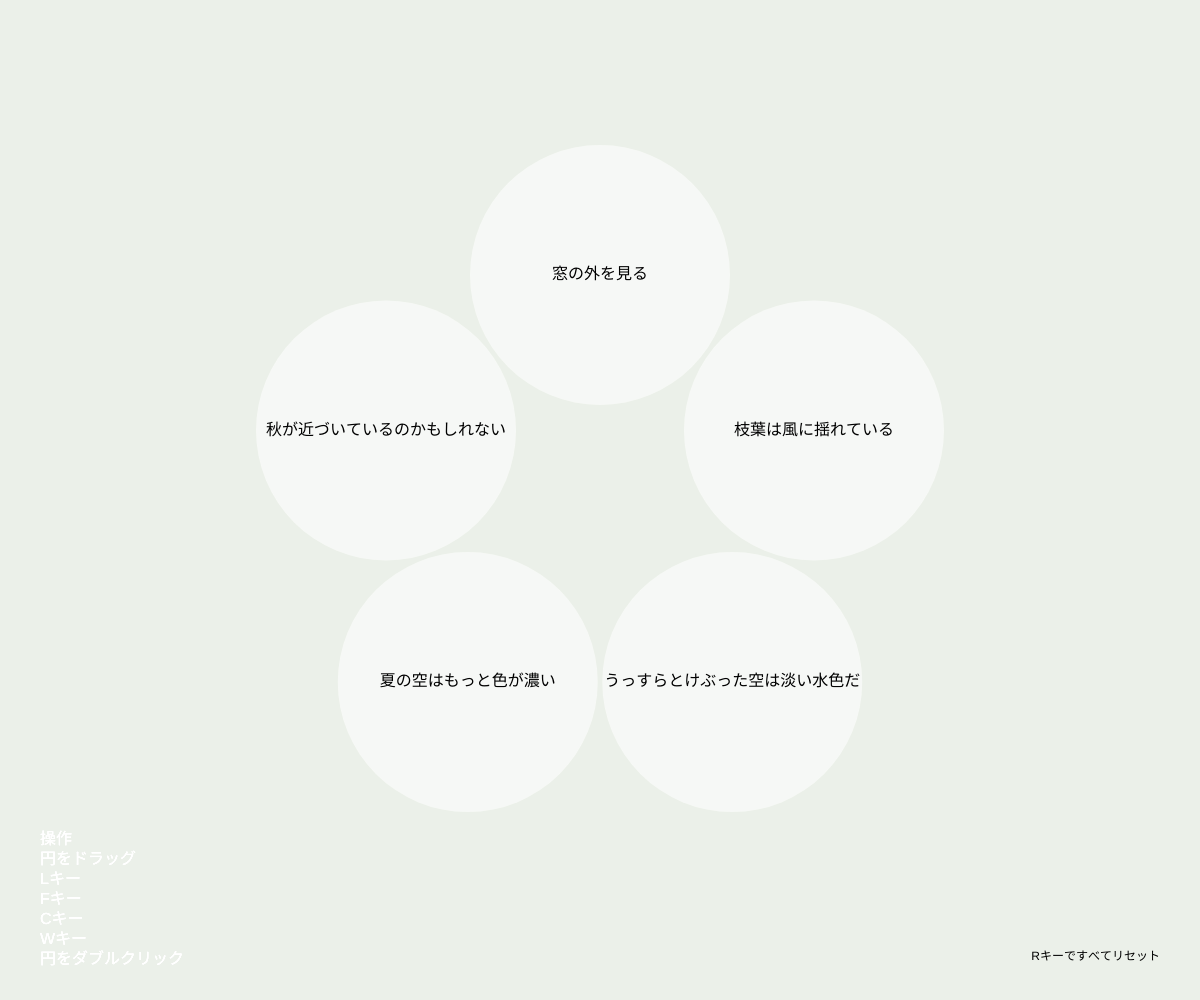
Frame 1 (no input)
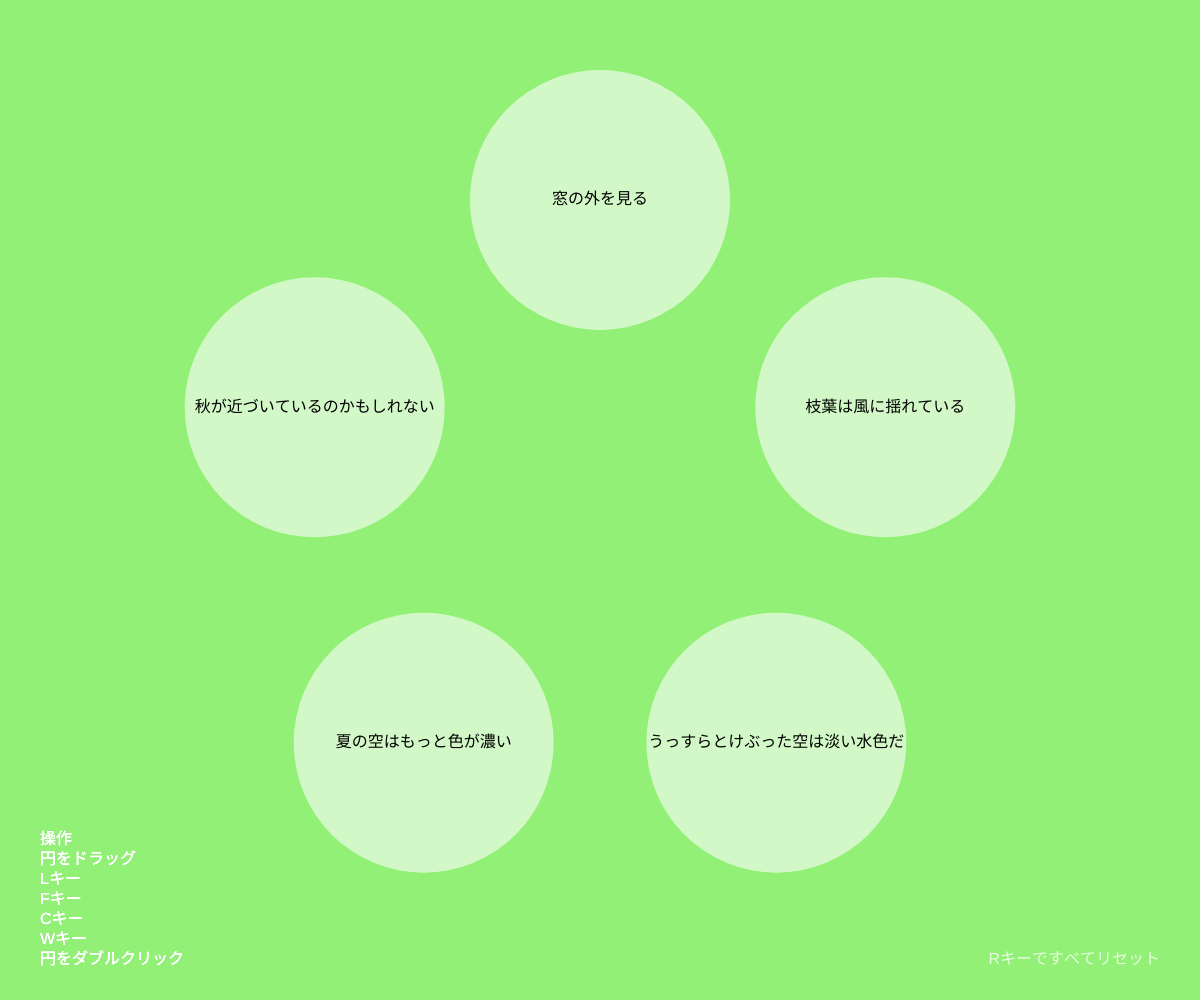
Frame 60 (no input)
Frame 120 (the mouse pressed at the canvas centre since frame 60): identical to frame 60, image omitted

The p5.js sketch that drew these frames (run headless with seeded random() and noise() and a simulated clock; from frame 60 on, the mouse is pressed at the canvas centre):

// p5.js sketch
// ── sketch.js
class ParentCircle {
  constructor(x, y, text, childTexts, id) {
    this.x = x;
    this.y = y;
    this.text = text;
    this.r = 130;
    this.children = childTexts.map((t) => new ChildCircle(t));
    this.id = id; // ★追加：初期番号を保持

    this.originalText = text; // ←元テキストを保存
    this.originalChildTexts = childTexts.slice();
    // 初期テキストを子円から生成
    this.updateTextFromChildren();
  }

  updateTextFromChildren() {
    // 子円の text をつなげて親円の text にする
    this.text = this.children.map((c) => c.text).join("");
  }

  display() {
    noStroke();
    fill(255, 255, 255, 150);
    ellipse(this.x, this.y, this.r * 2);
    fill(0);
    textAlign(CENTER, CENTER);
    textSize(16);
    if (textWidth(this.text) > 260) {
      textSize(15);
    }
    text(this.text, this.x, this.y);
  }

  display2() {
    noStroke();
    fill(255, 255, 255, 150);
    ellipse(this.x, this.y, this.r * 2, this.r);
    fill(0);
    textAlign(CENTER, CENTER);
    textSize(16);
    if (textWidth(this.text) > 260) {
      textSize(15);
    }
    text(this.text, this.x, this.y);
  }

  moveTo(targetX, targetY, speed = 0.1) {
    this.x += (targetX - this.x) * speed;
    this.y += (targetY - this.y) * speed;
  }

  reset() {
    // 元の子テキストで子円をリセット
    for (let i = 0; i < this.children.length; i++) {
      this.children[i].text = this.originalChildTexts[i];
      this.children[i].x = width / 2;
      this.children[i].y = height / 2;
      this.children[i].visible = false;
    }
    // 親テキストも更新
    this.updateTextFromChildren();
  }
}

class ChildCircle {
  constructor(text) {
    this.x = width / 2;
    this.y = height / 2;
    this.r = 110;
    this.text = text;
    this.visible = false; // 表示フラグ
    this.menuVisible = false;

    this.targetX = this.x;
    this.targetY = this.y;
  }

  display() {
    if (!this.visible) return;
    noStroke();
    fill(100, 150, 200, 200);
    ellipse(this.x, this.y, this.r * 2);
    fill(0);
    textAlign(CENTER, CENTER);
    text(this.text, this.x, this.y);

    // ★メニュー表示
    if (this.menuVisible) {
      let bx = this.x + this.r + 50;
      let by = this.y;
      let br = 25;

      // 上（削除）
      fill(255, 100, 100);
      ellipse(bx, by - 50, br * 2);
      text("×", bx, by - 50);

      // 中（追加）
      fill(100, 255, 100);
      ellipse(bx, by, br * 2);
      text("+", bx, by);

      // 下（編集）
      fill(100, 100, 255);
      ellipse(bx, by + 50, br * 2);
      text("✎", bx, by + 50);
    }
  }

  moveTo(targetX, targetY, speed = 0.1) {
    this.x += (targetX - this.x) * speed;
    this.y += (targetY - this.y) * speed;
  }
}

let parents = [];
let originalParents = []; // 初期状態のコピー

let N = 5;
let activeParent = null;
let layoutMode = "polygon";
let lastBgColor;
let dragging = null; // 掴んでいる親円
let offsetX = 0;
let offsetY = 0;

let draggingChild = null;
let childOffsetX = 0;
let childOffsetY = 0;

let editingChild = null; // 編集対象の子円

let showTextWindow = false; // ウィンドウ表示フラグ
let textLines = []; // 表示済みの行
let currentLine = 0; // 今表示している親円の番号
let fullLine = ""; // 現在タイプ中の行
let typedLine = ""; // タイプ済みの文字列
let charIndex = 0; // 現在の文字インデックス
let typingSpeed = 2; // 何フレームごとに1文字追加するか
let typingCounter = 0; // スピード調整カウンタ
let finishedLine = false; // 1行打ち終わったかどうか
let waitCounter = 0; // 行表示後の待機時間カウンタ
let waitTime = 60; // 待機時間（フレーム数, 60=約1秒）
let historyTexts = []; // ✅ 打ち終わった行を保存

let textData = [
  {
    text: "親１",
    children: ["窓の", "外を", "見る"],
  },
  {
    text: "親２",
    children: ["枝葉は", "風に", "揺れている"],
  },
  {
    text: "親３",
    children: ["うっすらと", "けぶった", "空は", "淡い", "水色だ"],
  },
  {
    text: "親４",
    children: ["夏の", "空は", "もっと", "色が", "濃い"],
  },
  {
    text: "親５",
    children: ["秋が", "近づいて", "いるのかもしれない"],
  },
];
let textData2 = [
  { text: "親A", children: ["いちごは", "栃木の", "名産品だ"] },
  { text: "親B", children: ["内陸型の", "気候が", "栽培に", "適している"] },
  { text: "親C", children: ["植物の", "甘みは", "寒暖差によって", "生まれる"] },
  {
    text: "親D",
    children: ["比熱が", "小さい", "大地は", "寒暖差を", "生みやすい"],
  },
  { text: "親E", children: ["内陸県だからこそ", "発展した", "産業だ"] },
];
let textData3 = [
  { text: "親α", children: ["糸の", "目は", "感情を", "表に", "出しにくい"] },
  { text: "親β", children: ["私は", "その目に", "憧れを", "抱く"] },
  {
    text: "親γ",
    children: ["私の", "目は", "大きく", "感情が", "表に", "出やすい"],
  },
  {
    text: "親δ",
    children: [
      "この間は",
      "落胆を",
      "隠しきれず",
      "恥ずかしい",
      "思いを",
      "した",
    ],
  },
  { text: "親ε", children: ["来世は", "糸の目に", "生まれたいと", "思う"] },
];
let currentSample = 0;
let samples = [textData, textData2, textData3];

let originalTextData = []; // 初期状態コピー用
let originalTextData2 = []; // 初期状態コピー用]
let originalTextData3 = []; // 初期状態コピー用

function setup() {
  lastBgColor = color(240); // 最後の背景色を保持
  createCanvas(windowWidth, windowHeight);
  originalTextData = JSON.parse(JSON.stringify(textData));
  originalTextData2 = JSON.parse(JSON.stringify(textData2));
  originalTextData3 = JSON.parse(JSON.stringify(textData3));

  let cx = width / 2;
  let cy = height / 2;
  let radius = 200;

  for (let i = 0; i < N; i++) {
    let angle = (TWO_PI * i) / N - HALF_PI;
    let x = cx + cos(angle) * radius;
    let y = cy + sin(angle) * radius;

    // ✅ ParentCircle を生成
    let parent = new ParentCircle(
      x,
      y,
      textData[i].text, // 親のテキスト
      textData[i].children, // 子のテキスト配列
      i,
    );

    parent.updateTextFromChildren();

    parents.push(parent);
  }

  // setup() の最後で
  originalParents = parents.slice();
}

function draw() {
  // 多角形上の親円の色を計算
  if (layoutMode === "polygon" && activeParent === null) {
    updateBgByOrder();
  }
  background(lastBgColor);

  let rkey = "Rキーですべてリセット";
  text(rkey, width - 40 - textWidth(rkey), height - 40);

  if (activeParent === null) {
    for (let i = 0; i < parents.length; i++) {
      let p = parents[i];

      let targetX, targetY;

      if (layoutMode === "polygon") {
        // 多角形上に配置
        let angle = (TWO_PI * i) / N - HALF_PI;
        targetX = width / 2 + cos(angle) * 300;
        targetY = height / 2 + sin(angle) * 300;
      } else if (layoutMode === "line") {
        // 一直線上に配置
        let spacing = 260; // 円の間隔
        targetX = width / 2 - ((N - 1) / 2) * spacing + i * spacing;
        targetY = height / 2;
      } else if (layoutMode === "line2") {
        let spacing = 130;
        targetX = width / 3;
        targetY = height / 2 - ((N - 1) / 2) * spacing + i * spacing;
      }

      if (p !== dragging) {
        let speed = activeParent === null ? 0.25 : 0.1; // ★戻すときだけ早く
        p.moveTo(targetX, targetY, speed);
      }
      // 子円は中央に隠す
      for (let c of p.children) {
        c.visible = false;
        c.moveTo(width / 2, height / 2);
      }

      if (layoutMode === "polygon" || layoutMode === "line") {
        p.display();
        let instractions = [
          "円をダブルクリック",
          "Wキー",
          "Cキー",
          "Fキー",
          "Lキー",
          "円をドラッグ",
          "操作",
        ];
        for (let i = instractions.length - 1; i >= 0; i--) {
          textAlign(LEFT, CENTER);
          textSize(16);
          noStroke();
          fill(255, 200);
          text(instractions[i], 40, height - 40 - i * 20);
        }
      } else if (layoutMode === "line2") {
        p.display2();
        let instractions = ["Fキー", "Lキー", "Cキー", "円をドラッグ", "操作"];
        for (let i = instractions.length - 1; i >= 0; i--) {
          textAlign(LEFT, CENTER);
          textSize(16);
          noStroke();
          fill(255, 200);
          text(instractions[i], 40, height - 40 - i * 20);
        }
      }
    }
  } else if (layoutMode === "detail" && activeParent) {
    // 親円を左側に
    activeParent.moveTo(width / 4, height / 2);
    activeParent.display();

    // 子円を中央に縦並び
    let spacing = 160;
    for (let i = 0; i < activeParent.children.length; i++) {
      let c = activeParent.children[i];
      c.visible = true;
      c.moveTo(
        width / 2,
        height / 2 -
          ((activeParent.children.length - 1) / 2) * spacing +
          i * spacing,
      );
      c.display();
    }

    let instractions = [
      "Wキー",
      "Dキー",
      "青ボタン：テキストを編集",
      "緑ボタン：円を追加",
      "赤ボタン：円を消去",
      "並んだ円をダブルクリック",
      "操作",
    ];
    for (let i = instractions.length - 1; i >= 0; i--) {
      textAlign(LEFT, CENTER);
      textSize(16);
      noStroke();
      fill(255, 200);
      text(instractions[i], 40, height - 40 - i * 20);
    }
  } else {
    // アクティブな親円だけ中央へ
    for (let p of parents) {
      if (p === activeParent) {
        p.moveTo(width / 2, height / 2);

        // 子円を展開
        let M = p.children.length;
        let r = 300;
        for (let i = 0; i < M; i++) {
          let angle = (TWO_PI * i) / M - HALF_PI;
          let tx = width / 2 + cos(angle) * r;
          let ty = height / 2 + sin(angle) * r;

          let c = p.children[i];
          c.visible = true;

          // ドラッグ中でなければ整列させる
          if (c !== draggingChild) {
            c.moveTo(tx, ty);
          }

          c.display();
        }
      } else {
        // 他の親円は画面外へ
        let dx = p.x - width / 2;
        let dy = p.y - height / 2;
        let farX = width / 2 + dx * 1.2;
        let farY = height / 2 + dy * 1.2;
        p.moveTo(farX, farY);

        // 子円は非表示
        for (let c of p.children) {
          c.visible = false;
        }
      }

      p.display();
    }
    let instractions = [
      "Wキー",
      "Dキー",
      "中央の円をダブルクリック",
      "周囲の円をドラッグ",
      "操作",
    ];
    for (let i = instractions.length - 1; i >= 0; i--) {
      textAlign(LEFT, CENTER);
      textSize(16);
      noStroke();
      fill(255, 200);
      text(instractions[i], 40, height - 40 - i * 20);
    }
  }
  if (showTextWindow) {
    drawTextWindow();
  }
}

function doubleClicked() {
  if (activeParent && layoutMode === "detail") {
    for (let c of activeParent.children) {
      let d = dist(mouseX, mouseY, c.x, c.y);
      if (d < c.r) {
        c.menuVisible = true;
        return;
      }
    }
  } else {
    for (let p of parents) {
      let d = dist(mouseX, mouseY, p.x, p.y);
      if (d < p.r) {
        if (activeParent === p) {
          activeParent = null; // もう一度ダブルクリックで戻す
        } else {
          activeParent = p;
        }
      }
    }
  }
}

function mousePressed() {
  if (activeParent && layoutMode === "detail") {
    for (let i = 0; i < activeParent.children.length; i++) {
      let c = activeParent.children[i];
      if (!c.menuVisible) continue;

      let bx = c.x + c.r + 50;
      let by = c.y;
      let br = 25;

      // --- 上：削除 ---
      if (dist(mouseX, mouseY, bx, by - 50) < br) {
        activeParent.children.splice(i, 1);
        activeParent.updateTextFromChildren();
        c.menuVisible = false;
        return;
      } else if (dist(mouseX, mouseY, bx, by) < br) {
        c.menuVisible = false;
        showModal("子を追加してください", "", (value) => {
          if (value.trim() !== "") {
            activeParent.children.push(new ChildCircle(value)); // ←修正
            activeParent.updateTextFromChildren();
          }
        });
      } else if (dist(mouseX, mouseY, bx, by + 50) < br) {
        c.menuVisible = false;
        showModal("テキストを編集してください", c.text, (value) => {
          if (value.trim() !== "") {
            c.text = value;
            activeParent.updateTextFromChildren();
          }
        });
      } else {
        c.menuVisible = false;
      }
    }
  } else if (activeParent === null) {
    if (layoutMode === "line2") {
      for (let p of parents) {
        let mx = mouseX,
          my = mouseY,
          cx = p.x,
          cy = p.y,
          rx = 160,
          ry = 80;
        let distSq =
          ((mx - cx) * (mx - cx)) / (rx * rx) +
          ((my - cy) * (my - cy)) / (ry * ry);
        if (distSq <= 1) {
          dragging = p;
          offsetX = mouseX - p.x; // ← fが抜けてたので修正
          offsetY = mouseY - p.y;
        }
      }
    } else {
      // 多角形モードのときだけ有効
      for (let p of parents) {
        let d = dist(mouseX, mouseY, p.x, p.y);
        if (d < p.r) {
          dragging = p;
          offsetX = mouseX - p.x;
          offsetY = mouseY - p.y;
        }
      }
    }
  } else {
    for (let c of activeParent.children) {
      if (c.visible) {
        let d = dist(mouseX, mouseY, c.x, c.y);
        if (d < c.r) {
          dragging = null;
          draggingChild = c;
          childOffsetX = mouseX - c.x;
          childOffsetY = mouseY - c.y;
        }
      }
    }
  }
}

function mouseDragged() {
  if (dragging) {
    dragging.x = mouseX - offsetX;
    dragging.y = mouseY - offsetY;
  }

  if (draggingChild) {
    draggingChild.x = mouseX - childOffsetX;
    draggingChild.y = mouseY - childOffsetY;
  }
}

function mouseReleased() {
  if (dragging) {
    // どの位置に一番近いか調べる
    let cx = width / 2;
    let cy = height / 2;
    let angle = atan2(dragging.y - cy, dragging.x - cx); // 中心からの角度
    if (angle < -HALF_PI) angle += TWO_PI; // -90度基準に補正

    // 角度からインデックスを推定
    let newIndex = round(((angle + HALF_PI) / TWO_PI) * N) % N;

    // 現在のインデックス
    let oldIndex = parents.indexOf(dragging);

    // 配列を入れ替え
    parents.splice(oldIndex, 1);
    parents.splice(newIndex, 0, dragging);

    dragging = null;
  }

  if (draggingChild) {
    let cx = width / 2;
    let cy = height / 2;
    let angle = atan2(draggingChild.y - cy, draggingChild.x - cx);
    if (angle < -HALF_PI) angle += TWO_PI;

    let n = activeParent.children.length;
    let newIndex = round(((angle + HALF_PI) / TWO_PI) * n) % n;

    let oldIndex = activeParent.children.indexOf(draggingChild);

    activeParent.children.splice(oldIndex, 1);
    activeParent.children.splice(newIndex, 0, draggingChild);

    // ★ 子円の順序が変わったので親のテキストを更新
    activeParent.updateTextFromChildren();

    draggingChild = null;
  }
}

function keyPressed() {
  if (key === "c" || key === "C") {
    // サンプルを順番に切り替え
    currentSample = (currentSample + 1) % samples.length;
    textData = samples[currentSample];

    for (let i = 0; i < parents.length; i++) {
      let p = parents[i];
      p.originalChildTexts = textData[i].children.slice();
      p.children = textData[i].children.map((t) => new ChildCircle(t));
      p.updateTextFromChildren();
    }

    // テキストウィンドウリセット
    historyTexts = [];
    currentLine = 0;
    typedLine = "";
    charIndex = 0;
    finishedLine = false;
  }
  if (key === "d" || key === "D") {
    if (layoutMode === "detail") {
      layoutMode = "polygon"; // 戻す
    } else if (activeParent) {
      layoutMode = "detail"; // 詳細モードに入る
    }
  }
  if (key === "r" || key === "R") {
    // textData を初期状態に戻す
    textData = JSON.parse(JSON.stringify(originalTextData));
    textData2 = JSON.parse(JSON.stringify(originalTextData2));
    textData3 = JSON.parse(JSON.stringify(originalTextData3));

    // 親円を元の順序・位置・子テキストに戻す
    for (let i = 0; i < parents.length; i++) {
      let p = parents[i];
      p.originalChildTexts = textData[i].children.slice();
      p.children = textData[i].children.map((t) => new ChildCircle(t));
      p.updateTextFromChildren();
    }
    for (let i = 0; i < parents.length; i++) {
      let p = parents[i];
      p.originalChildTexts = textData2[i].children.slice();
      p.children = textData2[i].children.map((t) => new ChildCircle(t));
      p.updateTextFromChildren();
    }
    for (let i = 0; i < parents.length; i++) {
      let p = parents[i];
      p.originalChildTexts = textData3[i].children.slice();
      p.children = textData3[i].children.map((t) => new ChildCircle(t));
      p.updateTextFromChildren();
    }

    // 配列順を元に戻す
    parents.sort(
      (a, b) => originalParents.indexOf(a) - originalParents.indexOf(b),
    );

    activeParent = null; // アクティブ親円もリセット
  }

  if (key === "l" || key === "L") {
    layoutMode = "line"; // 一直線モード
  }
  if (key === "f" || key === "F") {
    layoutMode = "polygon"; // 多角形モード
  }
  if (key === "i" || key === "I") {
    layoutMode = "line2";
  }

  if (key === "w" || key === "W") {
    showTextWindow = true;
    textLines = []; // 新規スタート時は履歴クリア
    currentLine = 0;
    startTypingLine();
  }

  if (key === "Escape") {
    showTextWindow = false; // ウィンドウを閉じる

    // --- 追加：ここから下の変数をリセットして元の文章を消去する ---
    historyTexts = []; // 打ち終わった行の履歴をクリア
    textLines = []; // 表示済みの行をクリア
    currentLine = 0; // 行数のカウントをリセット
    typedLine = ""; // タイプ済みの文字列をクリア
    fullLine = ""; // 現在の行の文字列をクリア
    charIndex = 0; // 文字のインデックスをリセット
    finishedLine = false; // 完了フラグをリセット
  }
}

function updateBgByOrder() {
  // 並び（parentsの順）と固定IDに基づいて色を作る
  let rAcc = 0,
    gAcc = 0,
    bAcc = 0;
  for (let i = 0; i < parents.length; i++) {
    const uid = parents[i].id; // 固定ID
    const v = (i + 1) * (uid + 1); // 並び×ID で変化
    rAcc += (v * 37) % 256;
    gAcc += (v * 53) % 256;
    bAcc += (v * 97) % 256;
  }
  // 見やすい範囲に収める（50〜255）
  const r = 50 + (rAcc % 206);
  const g = 50 + (gAcc % 206);
  const b = 50 + (bAcc % 206);
  bgColor = color(r, g, b);

  lastBgColor = lerpColor(lastBgColor, bgColor, 0.05);
}

function showModal(message, defaultText, callback) {
  let bg = document.getElementById("modal-bg");
  let msg = document.getElementById("modal-message");
  let input = document.getElementById("modal-input");
  let ok = document.getElementById("modal-ok");

  msg.textContent = message;
  bg.style.display = "flex"; // モーダル表示
  input.value = defaultText || "";
  input.focus();

  // OKボタン
  ok.onclick = () => {
    callback(input.value);
    bg.style.display = "none";
  };

  // Enterキーでも確定
  input.onkeydown = (e) => {
    if (e.key === "Enter") {
      callback(input.value);
      bg.style.display = "none";
    }
  };
}

function drawInstractions() {
  if (activeParent && layoutMode === "detail") {
    push();
    noStroke();
    fill(200, 200, 200, 200);
    rect(100, height - 400, 400, 300, 30, 30, 30, 30);
    fill(0);
    textSize(14);
    textAlign(LEFT, TOP);
    text("小円をダブルクリック", 120, height - 380);
    text("赤ボタン:消去", 120, height - 360);
    text("緑ボタン:小円追加", 120, height - 340);
    text("青ボタン:テキスト編集", 120, height - 320);
    text("dキーで戻る", 120, height - 300);
    pop();
  }
}

function drawTextWindow() {
  // ウィンドウ本体
  fill(255);
  stroke(0);
  rectMode(CENTER);
  let ww = width * 0.6;
  let wh = height * 0.6;
  rect(width / 2, height / 2, ww, wh, 20);

  // テキスト描画設定
  fill(0);
  noStroke();
  textAlign(LEFT, TOP);
  let ts = 20;
  textSize(ts);
  let lh = ts * 1.4; // 行間
  textLeading(lh);

  // テキストエリア
  let margin = 40;
  let startX = width / 2 - ww / 2 + margin;
  let startY = height / 2 - wh / 2 + margin;
  let tw = ww - margin * 2; // テキスト幅
  let th = wh - margin * 2; // テキスト高さ

  let maxLines = Math.floor(th / lh); // 入る最大行数
  let y = startY;

  push();
  noStroke();
  fill(0, 150); // 少し透過
  textSize(16);
  textAlign(RIGHT, TOP); // 右上に揃える
  text("escキーで戻る", width / 2 + ww / 2 - 20, height / 2 + wh / 2 - 40);
  pop();

  // ---- 打ち終わった行を描画 ----
  let visibleHistory = [];
  for (let t of historyTexts) {
    let wrapped = wrapText(t, tw);
    visibleHistory.push(...wrapped);
  }
  // 最新 maxLines 行だけ表示
  visibleHistory = visibleHistory.slice(-maxLines);

  for (let w of visibleHistory) {
    text(w, startX, y);
    y += lh;
  }

  // ---- タイピング中の行 ----
  if (!finishedLine && currentLine < parents.length) {
    typingCounter++;
    if (typingCounter % typingSpeed === 0 && charIndex < fullLine.length) {
      typedLine += fullLine[charIndex];
      charIndex++;
    }

    let wrapped = wrapText(typedLine, tw);
    for (let w of wrapped) {
      text(w, startX, y);
      y += lh;
    }

    if (charIndex >= fullLine.length) {
      finishedLine = true;
      historyTexts.push(typedLine);
      waitCounter = 0;
    }
  }
  // ---- 待機中（次の行に進む） ----
  else if (finishedLine && currentLine < parents.length) {
    waitCounter++;
    if (waitCounter > waitTime) {
      currentLine++;
      if (currentLine < parents.length) {
        startTypingLine(); // 次の行スタート
      }
    }
  }
}

function startTypingLine() {
  if (currentLine < parents.length) {
    fullLine = parents[currentLine].text;
    typedLine = "";
    charIndex = 0;
    typingCounter = 0;
    finishedLine = false;
  }
}

function drawHistoryWindow(i) {
  let bx = width / 2 - ((4 - 1) / 2) * 200 + i * 200;
  let by = (height / 4) * 3;
  let bw = 120;
  let bh = 40;

  // 履歴ウィンドウをボタンの上に表示
  let hw = 300;
  let hh = 100;
  let hx = bx + bw / 2 - hw / 2;
  let hy = by - hh - 20;

  fill(255);
  stroke(0);
  rect(hx, hy, hw, hh, 10);

  noStroke();
  fill(0);
  textAlign(LEFT, TOP);
  textSize(14);

  for (let j = 0; j < textBox[i].length; j++) {
    text(textBox[i][j], hx + 10, hy + 10 + j * 18);
  }
}

function wrapText(str, maxWidth) {
  let words = str.split(" ");
  let lines = [];
  let currentLine = "";
  for (let w of words) {
    let testLine = currentLine ? currentLine + " " + w : w;
    if (textWidth(testLine) > maxWidth) {
      lines.push(currentLine);
      currentLine = w;
    } else {
      currentLine = testLine;
    }
  }
  if (currentLine) lines.push(currentLine);
  return lines;
}

// ── style.css
/* reset css */
/*
html5doctor.com Reset Stylesheet
v1.6.1
Last Updated: 2010-09-17
Author: Richard Clark - http://richclarkdesign.com
Twitter: @rich_clark
*/

html, body, div, span, object, iframe,
h1, h2, h3, h4, h5, h6, p, blockquote, pre,
abbr, address, cite, code,
del, dfn, em, img, ins, kbd, q, samp,
small, strong, sub, sup, var,
b, i,
dl, dt, dd, ol, ul, li,
fieldset, form, label, legend,
table, caption, tbody, tfoot, thead, tr, th, td,
article, aside, canvas, details, figcaption, figure,
footer, header, hgroup, menu, nav, section, summary,
time, mark, audio, video {
    margin:0;
    padding:0;
    border:0;
    outline:0;
    font-size:100%;
    vertical-align:baseline;
    background:transparent;
}

body {
    line-height:1;
}

article,aside,details,figcaption,figure,
footer,header,hgroup,menu,nav,section {
    display:block;
}

nav ul {
    list-style:none;
}

blockquote, q {
    quotes:none;
}

blockquote:before, blockquote:after,
q:before, q:after {
    content:'';
    content:none;
}

a {
    margin:0;
    padding:0;
    font-size:100%;
    vertical-align:baseline;
    background:transparent;
}

/* change colours to suit your needs */
ins {
    background-color:#ff9;
    color:#000;
    text-decoration:none;
}

/* change colours to suit your needs */
mark {
    background-color:#ff9;
    color:#000;
    font-style:italic;
    font-weight:bold;
}

del {
    text-decoration: line-through;
}

abbr[title], dfn[title] {
    border-bottom:1px dotted;
    cursor:help;
}

table {
    border-collapse:collapse;
    border-spacing:0;
}

/* change border colour to suit your needs */
hr {
    display:block;
    height:1px;
    border:0;
    border-top:1px solid #cccccc;
    margin:1em 0;
    padding:0;
}

input, select {
    vertical-align:middle;
}

/* beginning of styles */
html,
body {
  height: 100%;
  width: 100%;
  overflow: auto;
}
body {
	margin:0;
	padding:0;
	position:fixed;
	background: black;
}
canvas {
	display:block;
	-webkit-overflow-scrolling: touch;
	overflow: hidden;
	position:absolute;
	left:0;
	top:0;
	width:100vh;
	height:100vh;
}
